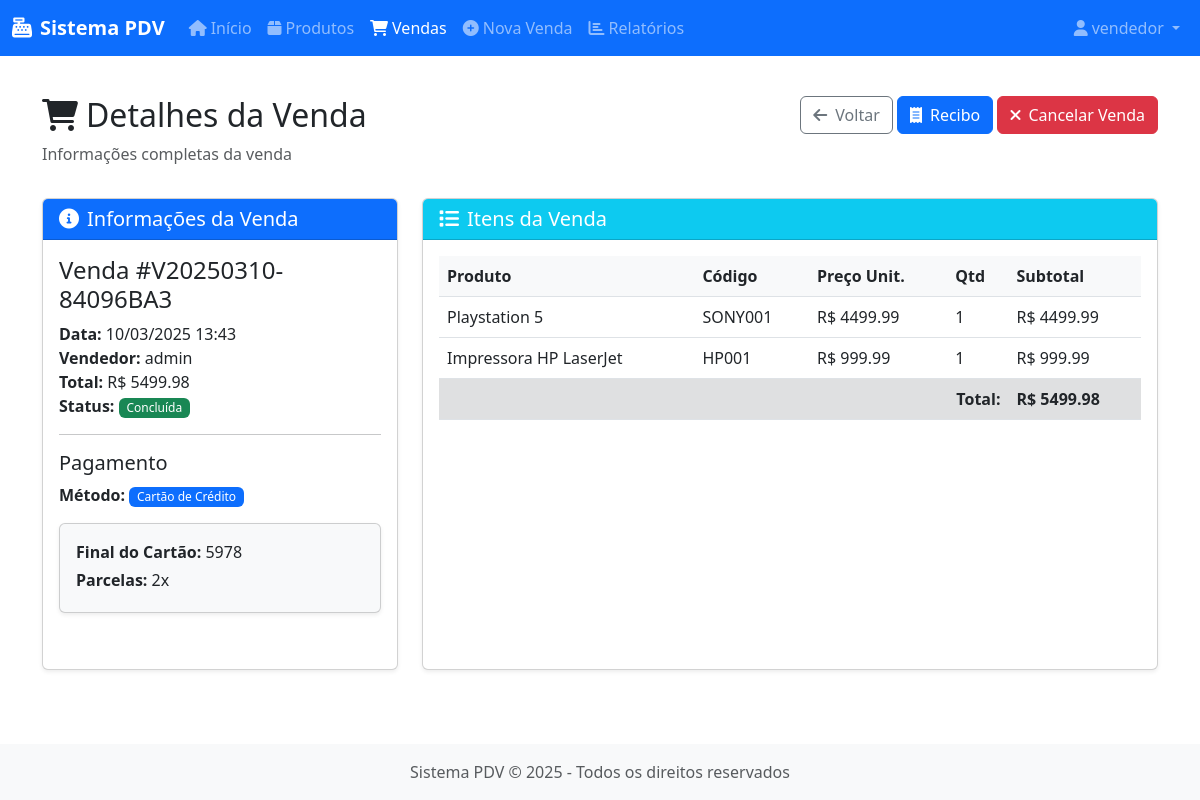
Page /sales/2 (signed in) on the committed database.
### app/models/user.py (models this page shows, shortened)
class User(UserMixin, db.Model):
    __tablename__ = 'users'
    id = db.Column(db.Integer, primary_key=True)
    username = db.Column(db.String(64), unique=True, index=True, nullable=False)
    email = db.Column(db.String(120), unique=True, index=True, nullable=False)
    password_hash = db.Column(db.String(128), nullable=False)
    role = db.Column(db.String(20), default='vendedor')  # 'admin' ou 'vendedor'
    created_at = db.Column(db.DateTime, default=datetime.utcnow)
    last_login = db.Column(db.DateTime, nullable=True)
    active = db.Column(db.Boolean, default=True)
    sales = db.relationship('Sale', backref='seller', lazy='dynamic')
    def is_admin(self):
        return self.role == 'admin'

### app/models/sale.py (models this page shows, shortened)
class Sale(db.Model):
    __tablename__ = 'sales'
    id = db.Column(db.Integer, primary_key=True)
    sale_number = db.Column(db.String(20), unique=True, nullable=False)
    user_id = db.Column(db.Integer, db.ForeignKey('users.id'), nullable=False)
    total_amount = db.Column(db.Float, nullable=False, default=0.0)
    payment_method = db.Column(db.String(20), nullable=False)
    payment_details = db.Column(db.Text, nullable=True)  # JSON com detalhes do pagamento
    status = db.Column(db.String(20), default='concluída')  # 'concluída', 'cancelada', 'pendente'
    created_at = db.Column(db.DateTime, default=datetime.utcnow)
    items = db.relationship('SaleItem', backref='sale', lazy='dynamic', cascade='all, delete-orphan')
    def get_payment_details_dict(self):
        if self.payment_details:
            try:
                return json.loads(self.payment_details)
            except:
                return {}
        return {}

class SaleItem(db.Model):
    __tablename__ = 'sale_items'
    id = db.Column(db.Integer, primary_key=True)
    sale_id = db.Column(db.Integer, db.ForeignKey('sales.id'), nullable=False)
    product_id = db.Column(db.Integer, db.ForeignKey('products.id'), nullable=False)
    quantity = db.Column(db.Integer, nullable=False)
    unit_price = db.Column(db.Float, nullable=False)
    @property
    def subtotal(self):
        return self.quantity * self.unit_price

### app/models/product.py (models this page shows, shortened)
class Product(db.Model):
    __tablename__ = 'products'
    id = db.Column(db.Integer, primary_key=True)
    name = db.Column(db.String(100), nullable=False)
    code = db.Column(db.String(50), unique=True, nullable=False)
    description = db.Column(db.Text, nullable=True)
    price = db.Column(db.Float, nullable=False)
    stock_quantity = db.Column(db.Integer, default=0)
    min_stock = db.Column(db.Integer, default=5)  # Estoque mínimo
    category = db.Column(db.String(50), nullable=True)
    image_path = db.Column(db.String(255), nullable=True)
    created_at = db.Column(db.DateTime, default=datetime.utcnow)
    updated_at = db.Column(db.DateTime, default=datetime.utcnow, onupdate=datetime.utcnow)
    active = db.Column(db.Boolean, default=True)
    sale_items = db.relationship('SaleItem', backref='product', lazy='dynamic')
    stock_movements = db.relationship('StockMovement', backref='product', lazy='dynamic')

### app/routes/sales.py (the view)
@sales.route('/sales/<int:sale_id>')
@login_required
def show(sale_id):
    sale = Sale.query.get_or_404(sale_id)
    return render_template('sales/show.html', sale=sale)

### app/__init__.py (called while the page is built)
def create_app(config_class=Config):
    app = Flask(__name__)
    app.config.from_object(config_class)
    db.init_app(app)
    migrate.init_app(app, db)
    login_manager.init_app(app)
    from app.routes.auth import auth as auth_blueprint
    app.register_blueprint(auth_blueprint)
    from app.routes.main import main as main_blueprint
    app.register_blueprint(main_blueprint)
    from app.routes.products import products as products_blueprint
    app.register_blueprint(products_blueprint)
    from app.routes.sales import sales as sales_blueprint
    app.register_blueprint(sales_blueprint)
    from app.routes.reports import reports as reports_blueprint
    app.register_blueprint(reports_blueprint)
    @app.context_processor
    def inject_now():
        return {'now': datetime.utcnow()}
    with app.app_context():
        db.create_all()
    return app

### app/models/user.py (called while the page is built)
@login_manager.user_loader
def load_user(user_id):
    return User.query.get(int(user_id))

### app/templates/sales/show.html (shortened to what this page needs)
{% extends "base.html" %}
{% block content %}
<div class="row mb-3">
    <div class="col">
        <h2><i class="fas fa-shopping-cart me-2"></i>Detalhes da Venda</h2>
        <p class="text-muted">Informações completas da venda</p>
    </div>
    <div class="col-auto">
        <a href="{{ url_for('sales.index') }}" class="btn btn-outline-secondary">
            <i class="fas fa-arrow-left me-2"></i>Voltar
        </a>
        <a href="{{ url_for('sales.receipt', sale_id=sale.id) }}" class="btn btn-primary">
            <i class="fas fa-receipt me-2"></i>Recibo
        </a>
        {% if sale.status != 'cancelada' %}
        <button type="button" class="btn btn-danger" onclick="confirmCancel()">
            <i class="fas fa-times me-2"></i>Cancelar Venda
        </button>
        {% endif %}
    </div>
</div>
<div class="row">
    <div class="col-md-4 mb-4">
        <div class="card h-100">
            <div class="card-header bg-primary text-white">
                <h5 class="mb-0"><i class="fas fa-info-circle me-2"></i>Informações da Venda</h5>
            </div>
            <div class="card-body">
                <h4 class="card-title">Venda #{{ sale.sale_number }}</h4>
                <p class="card-text">
                    <strong>Data:</strong> {{ sale.created_at.strftime('%d/%m/%Y %H:%M') }}<br>
                    <strong>Vendedor:</strong> {{ sale.seller.username }}<br>
                    <strong>Total:</strong> R$ {{ "%.2f"|format(sale.total_amount) }}<br>
                    <strong>Status:</strong>
                    {% if sale.status == 'concluída' %}
                    <span class="badge bg-success">Concluída</span>
                    {% elif sale.status == 'cancelada' %}
                    <span class="badge bg-danger">Cancelada</span>
                    {% elif sale.status == 'pendente' %}
                    <span class="badge bg-warning text-dark">Pendente</span>
                    {% endif %}
                </p>
                <hr>
                <h5>Pagamento</h5>
                <p>
                    <strong>Método:</strong>
                    {% if sale.payment_method == 'dinheiro' %}
                    <span class="badge bg-success">Dinheiro</span>
                    {% elif sale.payment_method == 'cartao_credito' %}
                    <span class="badge bg-primary">Cartão de Crédito</span>
                    {% elif sale.payment_method == 'cartao_debito' %}
                    <span class="badge bg-info">Cartão de Débito</span>
                    {% elif sale.payment_method == 'pix' %}
                    <span class="badge bg-warning text-dark">PIX</span>
                    {% else %}
                    <span class="badge bg-secondary">{{ sale.payment_method }}</span>
                    {% endif %}
                </p>
                {% set payment_details = sale.get_payment_details_dict() %}
                {% if payment_details %}
                <div class="card bg-light mb-3">
                    <div class="card-body">
                        {% if sale.payment_method == 'dinheiro' %}
                        <p class="mb-1">
                            <strong>Valor Recebido:</strong> R$ {{ "%.2f"|format(payment_details.get('received', 0)) }}
                        </p>
                        <p class="mb-1">
                            <strong>Troco:</strong> R$ {{ "%.2f"|format(payment_details.get('change', 0)) }}
                        </p>
                        {% elif sale.payment_method in ['cartao_credito', 'cartao_debito'] %}
                        <p class="mb-1">
                            <strong>Final do Cartão:</strong> {{ payment_details.get('card_number', '') }}
                        </p>
                        {% if sale.payment_method == 'cartao_credito' %}
                        <p class="mb-1">
                            <strong>Parcelas:</strong> {{ payment_details.get('installments', '1') }}x
                        </p>
                        {% endif %}
                        {% elif sale.payment_method == 'pix' %}
                        <p class="mb-1">
                            <strong>Código PIX:</strong> {{ payment_details.get('pix_code', '') }}
                        </p>
                        {% endif %}
                    </div>
                </div>
                {% endif %}
            </div>
        </div>
    </div>
    <div class="col-md-8 mb-4">
        <div class="card h-100">
            <div class="card-header bg-info text-white">
                <h5 class="mb-0"><i class="fas fa-list me-2"></i>Itens da Venda</h5>
            </div>
            <div class="card-body">
                <div class="table-responsive">
                    <table class="table table-hover">
                        <thead>
                            <tr>
                                <th>Produto</th>
                                <th>Código</th>
                                <th>Preço Unit.</th>
                                <th>Qtd</th>
                                <th>Subtotal</th>
                            </tr>
                        </thead>
                        <tbody>
                            {% for item in sale.items %}
                            <tr>
                                <td>{{ item.product.name }}</td>
                                <td>{{ item.product.code }}</td>
                                <td>R$ {{ "%.2f"|format(item.unit_price) }}</td>
                                <td>{{ item.quantity }}</td>
                                <td>R$ {{ "%.2f"|format(item.subtotal) }}</td>
                            </tr>
                            {% endfor %}
                        </tbody>
                        <tfoot>
                            <tr class="table-active">
                                <th colspan="4" class="text-end">Total:</th>
                                <th>R$ {{ "%.2f"|format(sale.total_amount) }}</th>
                            </tr>
                        </tfoot>
                    </table>
                </div>
            </div>
        </div>
    </div>
</div>
{% endblock %}

### app/templates/base.html (shortened to what this page needs)
<!DOCTYPE html>
<html lang="pt-br">
<head>
    <link href="https://cdn.jsdelivr.net/npm/bootstrap@5.3.0-alpha1/dist/css/bootstrap.min.css" rel="stylesheet">
    <link rel="stylesheet" href="https://cdnjs.cloudflare.com/ajax/libs/font-awesome/6.0.0/css/all.min.css">
    <link rel="stylesheet" href="{{ url_for('static', filename='css/style.css') }}">
</head>
<body>
    {% if current_user.is_authenticated %}
    <nav class="navbar navbar-expand-lg navbar-dark bg-primary">
        <div class="container-fluid">
            <a class="navbar-brand" href="{{ url_for('main.index') }}">
                <i class="fas fa-cash-register me-2"></i>Sistema PDV
            </a>
            <div class="collapse navbar-collapse" id="navbarNav">
                <ul class="navbar-nav me-auto">
                    <li class="nav-item">
                        <a class="nav-link" href="{{ url_for('main.index') }}">
                            <i class="fas fa-home me-1"></i>Início
                        </a>
                    </li>
                    <li class="nav-item">
                        <a class="nav-link" href="{{ url_for('products.index') }}">
                            <i class="fas fa-box me-1"></i>Produtos
                        </a>
                    </li>
                    <li class="nav-item">
                        <a class="nav-link" href="{{ url_for('sales.index') }}">
                            <i class="fas fa-shopping-cart me-1"></i>Vendas
                        </a>
                    </li>
                    <li class="nav-item">
                        <a class="nav-link" href="{{ url_for('sales.new') }}">
                            <i class="fas fa-plus-circle me-1"></i>Nova Venda
                        </a>
                    </li>
                    <li class="nav-item">
                        <a class="nav-link" href="{{ url_for('reports.index') }}">
                            <i class="fas fa-chart-bar me-1"></i>Relatórios
                        </a>
                    </li>
                </ul>
                <ul class="navbar-nav">
                    <li class="nav-item dropdown">
                        <a class="nav-link dropdown-toggle" href="#" id="userDropdown" role="button" data-bs-toggle="dropdown">
                            <i class="fas fa-user me-1"></i>{{ current_user.username }}
                        </a>
                    </li>
                </ul>
            </div>
        </div>
    </nav>
    {% endif %}
    <main class="container py-4">
        {% block content %}{% endblock %}
    </main>
    <footer class="footer mt-auto py-3 bg-light">
        <div class="container text-center">
            <span class="text-muted">Sistema PDV &copy; {{ now.year }} - Todos os direitos reservados</span>
        </div>
    </footer>
</body>
</html>

### app/static/css/style.css (style rules this page uses)
body { min-height: 100vh; display: flex; flex-direction: column; }
main { flex: 1; }
.navbar-brand { font-weight: bold; }
.card { box-shadow: 0 0.125rem 0.25rem rgba(0, 0, 0, 0.075); margin-bottom: 1.5rem; }
.card-header { font-weight: 500; }
.table th { background-color: #f8f9fa; }
.badge { font-weight: 500; }

### rows in the picture
User: username "vendedor"
Sale: sale_number "V20250310-84096BA3", created_at "10/03/2025 13:43", total_amount "5499.98"
User: seller.username "admin"
SaleItem: product.name "Playstation 5", product.code "SONY001", unit_price "4499.99", quantity "1", subtotal "4499.99"
SaleItem: product.name "Impressora HP LaserJet", product.code "HP001", unit_price "999.99", quantity "1", subtotal "999.99"

### other values in the picture
{{ payment_details.get('card_number', '') }} "5978"
{{ payment_details.get('installments', '1') }} "2"
